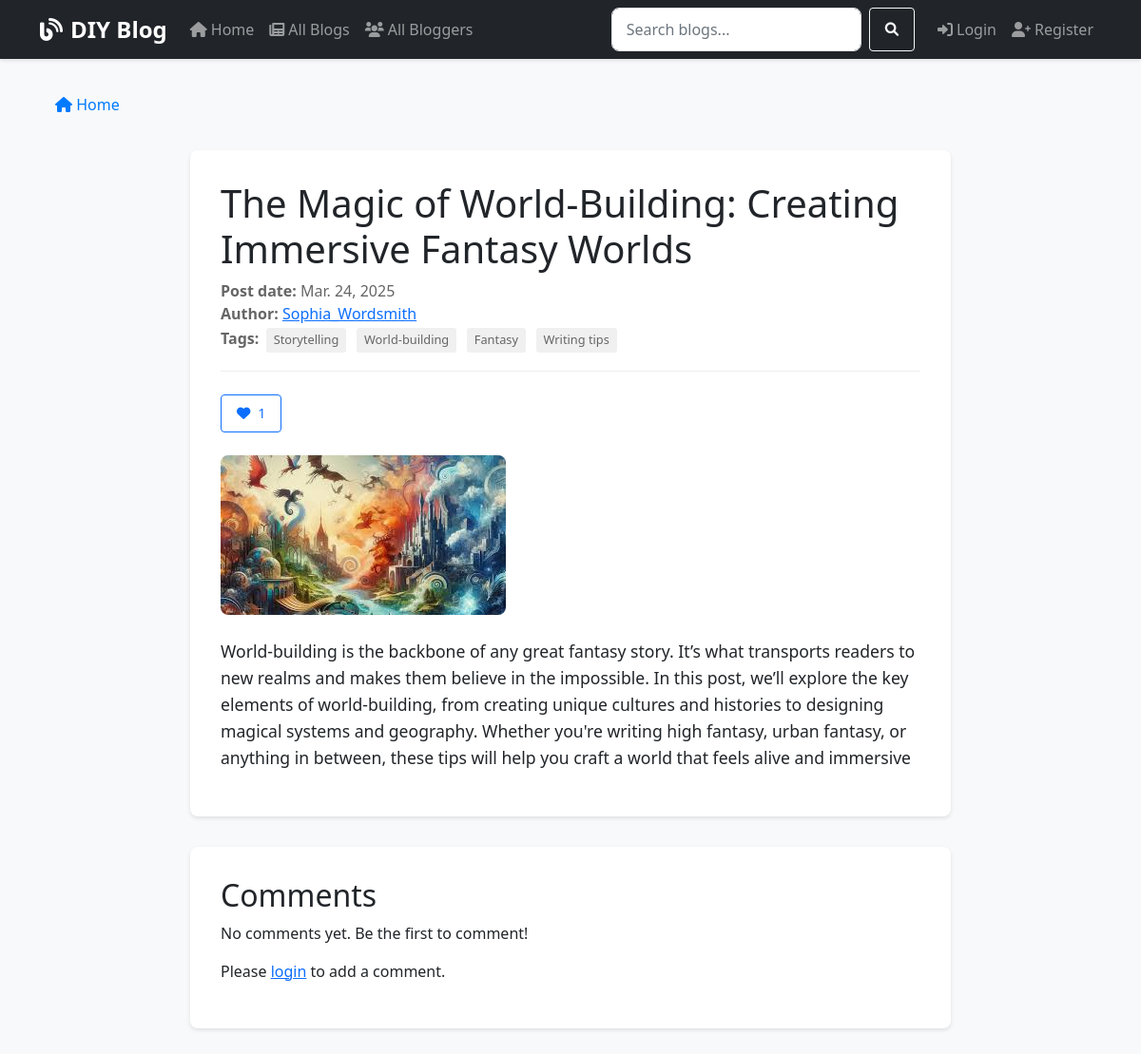
Before: /blog/18/ with the older database file.
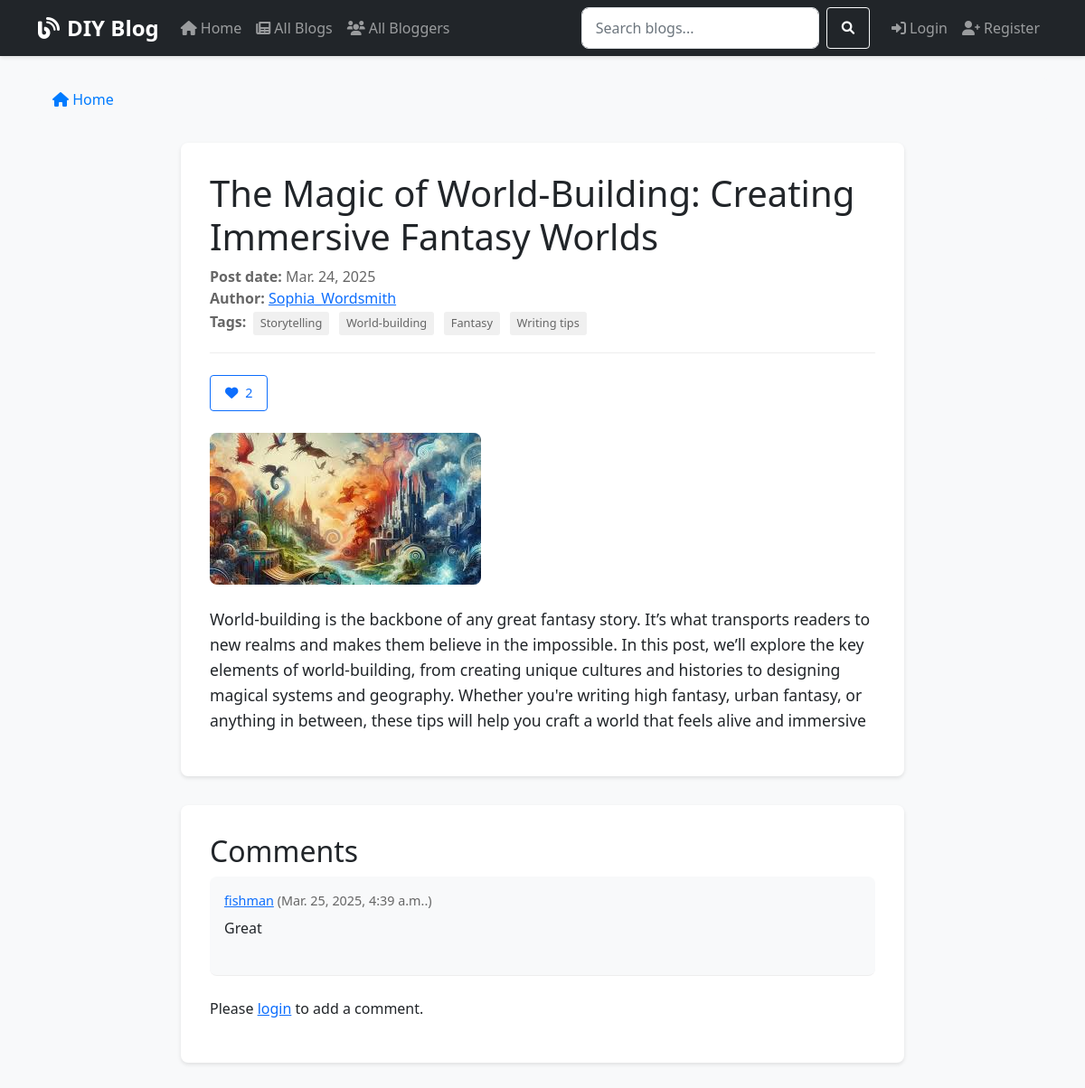
After: the same page with the newer database file.
### blogs/models.py (models this page shows, shortened)
class Tag(models.Model):
    name = models.CharField(max_length=50, unique=True)
    slug = models.SlugField(unique=True)

class BlogPost(models.Model):
    title = models.CharField(max_length=200)
    slug = models.SlugField(unique=True, null=True, blank=True)
    author = models.ForeignKey(Blogger, on_delete=models.CASCADE)
    content = models.TextField()
    post_date = models.DateTimeField(auto_now_add=True)
    last_modified = models.DateTimeField(auto_now=True)
    tags = models.ManyToManyField(Tag, blank=True)
    image = models.ImageField(upload_to='blog_images/', blank=True, null=True)
    likes = models.ManyToManyField(User, related_name='liked_posts', blank=True)
    views = models.PositiveIntegerField(default=0)
    class Meta:
        ordering = ['-post_date']
    def save(self, *args, **kwargs):
        super().save(*args, **kwargs)
    def get_like_count(self):
        return self.likes.count()

class Blogger(models.Model):
    user = models.OneToOneField(User, on_delete=models.CASCADE)
    bio = models.TextField(max_length=500, blank=True)
    profile_picture = models.ImageField(upload_to='profile_pics/', null=True, blank=True)
    joined_date = models.DateTimeField(default=timezone.now)
    def __str__(self):
        return self.user.username
    def get_absolute_url(self):
        return reverse('blogger-detail', args=[str(self.id)])

class Comment(models.Model):
    blog_post = models.ForeignKey(BlogPost, on_delete=models.CASCADE, related_name='comments')
    author = models.ForeignKey(User, on_delete=models.CASCADE)
    content = models.TextField()
    post_date = models.DateTimeField(auto_now_add=True)
    likes = models.ManyToManyField(User, related_name='liked_comments', blank=True)
    class Meta:
        ordering = ['post_date']

### blogs/views.py (the view)
# urls.py: path('blog/<int:pk>/', views.BlogDetailView.as_view(), name='blog-detail'),
class BlogDetailView(generic.DetailView):
    model = BlogPost
    template_name = 'blogs/blogpost_detail.html'
    def get_context_data(self, **kwargs):
        context = super().get_context_data(**kwargs)
        context['comments'] = self.object.comments.all().order_by('post_date')
        context['comment_form'] = CommentForm()
        self.object.views += 1
        self.object.save()
        return context

### blogs/forms.py
class CommentForm(forms.ModelForm):
    class Meta:
        model = Comment
        fields = ['content']
        widgets = {
            'content': forms.Textarea(attrs={
                'rows': 4,
                'placeholder': 'Enter your comment here...'
            })
        }

### blogs/templates/blogs/blogpost_detail.html (shortened to what this page needs)
{% extends "blogs/base.html" %}
{% load static %}
{% block content %}
<article class="blog-post">
    <h1>{{ object.title }}</h1>
    <div class="post-meta">
        <strong>Post date:</strong> {{ object.post_date|date:"M. j, Y" }}<br>
        <strong>Author:</strong> <a href="{{ object.author.get_absolute_url }}">{{ object.author }}</a>
        {% if object.tags.all %}
        <br>
        <strong>Tags:</strong>
        {% for tag in object.tags.all %}
            <span class="tag">{{ tag.name }}</span>
        {% endfor %}
        {% endif %}
    </div>
    <div class="post-actions mb-4">
        {% if user.is_authenticated %}
            <a href="{% url 'like-post' object.pk %}" class="btn btn-outline-primary">
                <i class="fas fa-heart {% if user in object.likes.all %}text-danger{% endif %}"></i>
                <span class="ms-1">{{ object.get_like_count }}</span>
            </a>
        {% else %}
            <a href="{% url 'login' %}" class="btn btn-outline-primary">
                <i class="fas fa-heart"></i>
                <span class="ms-1">{{ object.get_like_count }}</span>
            </a>
        {% endif %}
    </div>
    {% if object.image %}
    <div class="post-image">
        <img src="{{ object.image.url }}" alt="{{ object.title }}" class="img-fluid">
    </div>
    {% endif %}
    <div class="post-content">
        {{ object.content|linebreaks }}
    </div>
</article>
<section class="comments-section">
    <h2>Comments</h2>
    {% for comment in comments %}
        <div class="comment">
            <div class="comment-meta">
                <a href="{{ comment.author.get_absolute_url }}">{{ comment.author }}</a>
                ({{ comment.post_date|date:"M. j, Y, g:i a." }})
            </div>
            <div class="comment-content">
                {{ comment.content|linebreaks }}
            </div>
        </div>
    {% empty %}
        <p>No comments yet. Be the first to comment!</p>
    {% endfor %}
    {% if user.is_authenticated %}
        <div class="add-comment">
            <a href="{% url 'comment-create' object.id %}" class="button">Add a new comment</a>
        </div>
    {% else %}
        <p>Please <a href="{% url 'login' %}">login</a> to add a comment.</p>
    {% endif %}
</section>
{% endblock %}

Changed rows visible on the page:
changed BlogPost "The Magic of World-Building: Creating Immersive Fantasy Worlds": get_like_count "1" → "2"
added Comment: author "fishman", post_date "Mar. 25, 2025, 4:39 a.m..", content "Great"
Other visible differences:
text no longer shown: "No comments yet. Be the first to comment!"
